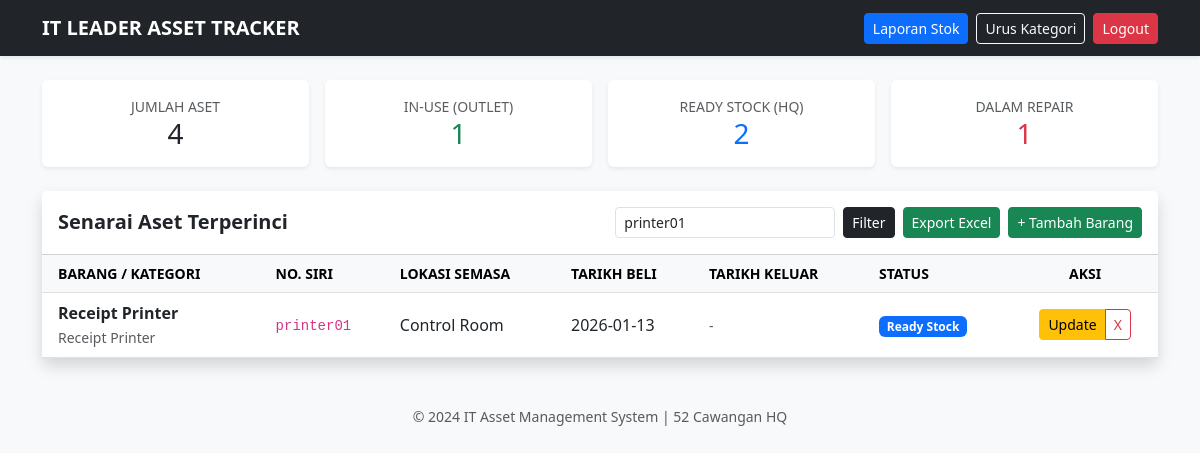
/index.php?cari=printer01 (signed in), run on the app's committed database.
### tables this page shows
CREATE TABLE IF NOT EXISTS `aset` (
  `id` int NOT NULL AUTO_INCREMENT,
  `nama_barang` varchar(100) DEFAULT NULL,
  `kategori` varchar(50) DEFAULT NULL,
  `no_siri` varchar(50) DEFAULT NULL,
  `lokasi_asal` varchar(100) DEFAULT NULL,
  `lokasi_sekarang` varchar(100) DEFAULT NULL,
  `status` varchar(50) DEFAULT NULL,
  `tarikh_update` timestamp NULL DEFAULT CURRENT_TIMESTAMP ON UPDATE CURRENT_TIMESTAMP,
  `tarikh_masuk` date DEFAULT NULL,
  `tarikh_keluar` date DEFAULT NULL,
  PRIMARY KEY (`id`)
);

### index.php (the view, shortened to what this page needs)
<?php
include('config.php');
?>
<!DOCTYPE html>
<html lang="ms">
<head>
    <link href="https://cdn.jsdelivr.net/npm/bootstrap@5.3.0/dist/css/bootstrap.min.css" rel="stylesheet">
</head>
<body class="bg-light">
    <nav class="navbar navbar-dark bg-dark mb-4 shadow-sm">
        <div class="container">
            <span class="navbar-brand fw-bold">IT LEADER ASSET TRACKER</span>
            <div class="d-flex">
                <a href="laporan.php" class="btn btn-primary btn-sm me-2">Laporan Stok</a>
                <a href="kategori.php" class="btn btn-outline-light btn-sm me-2">Urus Kategori</a>
                <a href="logout.php" class="btn btn-danger btn-sm">Logout</a>
            </div>
        </div>
    </nav>
    <div class="container">
        <?php
        $count_all = mysqli_num_rows(mysqli_query($koneksi, "SELECT id FROM aset"));
        $count_in_use = mysqli_num_rows(mysqli_query($koneksi, "SELECT id FROM aset WHERE status='In-Use'"));
        $count_ready = mysqli_num_rows(mysqli_query($koneksi, "SELECT id FROM aset WHERE status='Ready Stock'"));
        $count_repair = mysqli_num_rows(mysqli_query($koneksi, "SELECT id FROM aset WHERE status='Repair'"));
        ?>
        <div class="row mb-4 g-3 text-center">
            <div class="col-md-3">
                <div class="card p-3 shadow-sm border-0 card-stats border-dark h-100">
                    <small class="text-muted text-uppercase">Jumlah Aset</small>
                    <h3 class="mb-0 text-dark"><?php echo $count_all; ?></h3>
                </div>
            </div>
            <div class="col-md-3">
                <div class="card p-3 shadow-sm border-0 card-stats border-success h-100">
                    <small class="text-muted text-uppercase">In-Use (Outlet)</small>
                    <h3 class="mb-0 text-success"><?php echo $count_in_use; ?></h3>
                </div>
            </div>
            <div class="col-md-3">
                <div class="card p-3 shadow-sm border-0 card-stats border-primary h-100">
                    <small class="text-muted text-uppercase">Ready Stock (HQ)</small>
                    <h3 class="mb-0 text-primary"><?php echo $count_ready; ?></h3>
                </div>
            </div>
            <div class="col-md-3">
                <div class="card p-3 shadow-sm border-0 card-stats border-danger h-100">
                    <small class="text-muted text-uppercase">Dalam Repair</small>
                    <h3 class="mb-0 text-danger"><?php echo $count_repair; ?></h3>
                </div>
            </div>
        </div>
        <div class="card shadow border-0">
            <div class="card-header bg-white py-3 d-flex justify-content-between align-items-center">
                <h5 class="mb-0 fw-bold">Senarai Aset Terperinci</h5>
                <div class="d-flex">
                    <form method="GET" class="d-flex me-2">
                        <input type="text" name="cari" class="form-control form-control-sm me-2" placeholder="Cari S/N, Lokasi..." value="<?php echo isset($_GET['cari']) ? $_GET['cari'] : ''; ?>">
                        <button class="btn btn-dark btn-sm">Filter</button>
                    </form>
                    <a href="export.php" class="btn btn-success btn-sm me-2">Export Excel</a>
                    <a href="tambah.php" class="btn btn-success btn-sm">+ Tambah Barang</a>
                </div>
            </div>
            <div class="card-body p-0">
                <div class="table-responsive">
                    <table class="table table-hover table-middle mb-0">
                        <thead class="table-light text-uppercase small">
                            <tr>
                                <th class="ps-3">Barang / Kategori</th>
                                <th>No. Siri</th>
                                <th>Lokasi Semasa</th>
                                <th>Tarikh Beli</th>
                                <th>Tarikh Keluar</th>
                                <th>Status</th>
                                <th class="text-center">Aksi</th>
                            </tr>
                        </thead>
                        <tbody>
                            <?php
                            $where = "";
                            if(isset($_GET['cari']) && $_GET['cari'] != '') {
                                $c = mysqli_real_escape_string($koneksi, $_GET['cari']);
                                $where = " WHERE no_siri LIKE '%$c%' OR lokasi_sekarang LIKE '%$c%' OR nama_barang LIKE '%$c%'";
                            }
                            $q = mysqli_query($koneksi, "SELECT * FROM aset $where ORDER BY id DESC");
                            while($row = mysqli_fetch_array($q)){
                                $badge_class = "bg-secondary";
                                if($row['status'] == 'Ready Stock') $badge_class = "bg-primary text-white";
                                $tkh_out = ($row['tarikh_keluar'] == '0000-00-00' || $row['tarikh_keluar'] == null) ? '<span class="text-muted small">-</span>' : $row['tarikh_keluar'];
                                echo "<tr>
                                    <td class='ps-3'>
                                        <div class='fw-bold'>".$row['nama_barang']."</div>
                                        <small class='text-muted'>".$row['kategori']."</small>
                                    </td>
                                    <td><code>".$row['no_siri']."</code></td>
                                    <td>".$row['lokasi_sekarang']."</td>
                                    <td>".$row['tarikh_masuk']."</td>
                                    <td>".$tkh_out."</td>
                                    <td><span class='badge $badge_class'>".$row['status']."</span></td>
                                    <td class='text-center py-3'>
                                        <div class='btn-group' role='group'>
                                            <a href='edit.php?id=".$row['id']."' class='btn btn-warning btn-sm'>Update</a>
                                            <a href='padam.php?id=".$row['id']."' class='btn btn-outline-danger btn-sm' onclick='return confirm(\"Padam rekod ini?\")'>X</a>
                                        </div>
                                    </td>
                                </tr>";
                            }
                            ?>
                        </tbody>
                    </table>
                </div>
            </div>
        </div>
        <footer class="text-center mt-5 mb-4 text-muted small">
            &copy; 2024 IT Asset Management System | 52 Cawangan HQ
        </footer>
    </div>
</body>
</html>

### index.php (style rules this page uses)
.card-stats { border-top: 5px solid; }
.table-middle td { vertical-align: middle; }

### data on the page
aset: nama_barang "Receipt Printer", kategori "Receipt Printer", no_siri "printer01", lokasi_sekarang "Control Room", tarikh_masuk "2026-01-13", status "Ready Stock"

### other printed values
$count_all "4"
$count_in_use "1"
$count_ready "2"
$count_repair "1"
